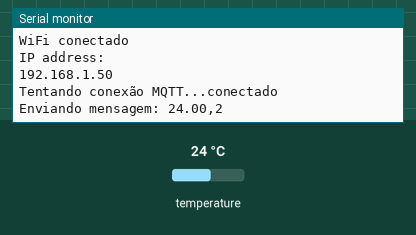
Recording of a sketch running on a simulated ESP32. On the bench: the last lines printed to the serial monitor. Inputs (shaded band) come from the test bench; at power-on: temperature 24 °C. WiFi joins after 1.5 s; servers stay silent unless stated; no MQTT or app messages arrive unless stated.

Above: at 2.7 s.
2.8 s: temperature set to 12 °C
At 9.2 s:
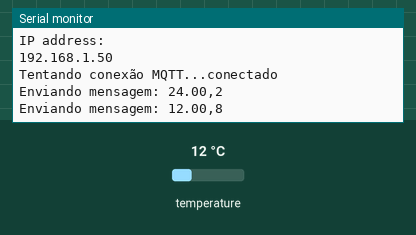
9.5 s: temperature set to 19 °C
At 14.7 s:
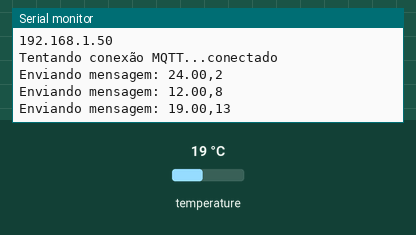
Timing chart, 0 to 16.2 s (numbered marks = the images above; inputs shaded):
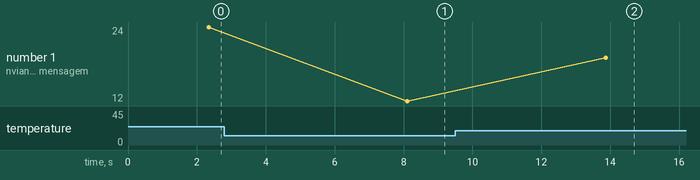

The sketch:

sketch_may19a.ino
```cpp
#include <WiFi.h>
#include <PubSubClient.h>
#include <OneWire.h>
#include <DallasTemperature.h>

// Configurações da rede Wi-Fi
const char* ssid = "Amor Perfeito Lofts";
const char* password = "10061957M";

// Configurações do broker MQTT
const char* mqtt_server = "192.168.1.";
const int mqtt_port = 1883;
const char* mqtt_topic = "temperatura/teste";

// Configurações do sensor DS18B20
const int oneWireBus = 19; // Pino onde o sensor está conectado

OneWire oneWire(oneWireBus);
DallasTemperature sensors(&oneWire);

WiFiClient espClient;
PubSubClient client(espClient);

void setup() {
  Serial.begin(115200);
  setup_wifi();
  client.setServer(mqtt_server, mqtt_port);
  sensors.begin();
}

void setup_wifi() {
  delay(10);
  Serial.println();
  Serial.print("Conectando a ");
  Serial.println(ssid);

  WiFi.begin(ssid, password);

  while (WiFi.status() != WL_CONNECTED) {
    delay(500);
    Serial.print(".");
  }

  Serial.println("");
  Serial.println("WiFi conectado");
  Serial.println("IP address: ");
  Serial.println(WiFi.localIP());
}

void loop() {
  if (!client.connected()) {
    reconnect();
  }
  client.loop();

  sensors.requestTemperatures(); // Envia comando para ler temperatura
  float temperatureC = sensors.getTempCByIndex(0); // Obtém a temperatura em Celsius

  // Captura o timestamp atual (em segundos desde o início do programa)
  unsigned long timestamp = millis() / 1000;

  String payload = String(temperatureC) + "," + String(timestamp);

  Serial.print("Enviando mensagem: ");
  Serial.println(payload);

  client.publish(mqtt_topic, (char*) payload.c_str());

  delay(5000); // Aguarda 5 segundos antes de enviar a próxima leitura
}

void reconnect() {
  while (!client.connected()) {
    Serial.print("Tentando conexão MQTT...");
    if (client.connect("ESP32Client")) {
      Serial.println("conectado");
    } else {
      Serial.print("falhou, rc=");
      Serial.print(client.state());
      Serial.println(" tente novamente em 5 segundos");
      delay(5000);
    }
  }
}
```

Measured:
- after the input at 2.8 s, the serial monitor: prints a new line after 5.3 s (image 1)
- after the input at 9.5 s, the serial monitor: prints a new line after 4.4 s (image 2)
- plotted number 1: 24 → 12 after the input at 2.8 s
